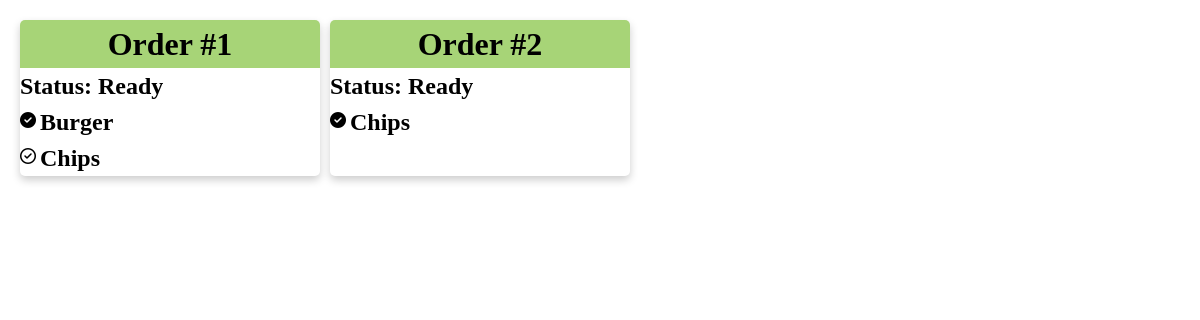
/kitchen_screen, run on an earlier commit of the app's database.
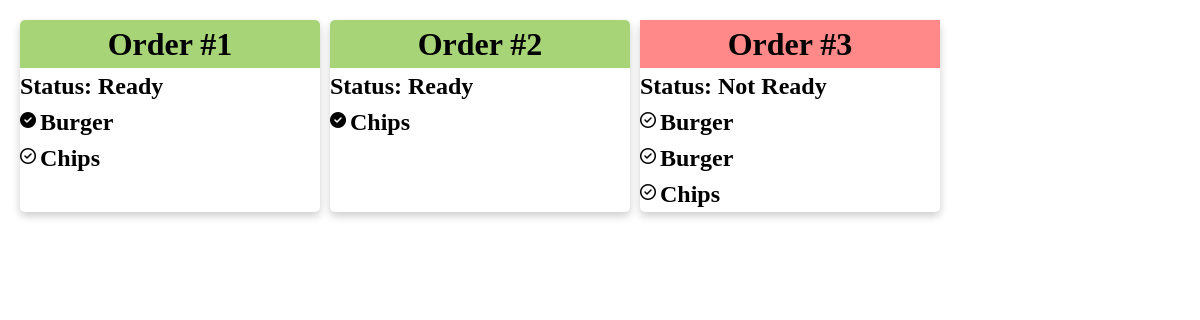
And on a later commit of the database.
### tables this page shows
CREATE TABLE SaleItem (sale_id INTEGER REFERENCES Sales (id), item_id REFERENCES Items (id), status INTEGER);

CREATE TABLE Items (id INTEGER PRIMARY KEY, name TEXT, price REAL);

CREATE TABLE Sales (id INTEGER PRIMARY KEY, number INTEGER, status INTEGER);

### app.py (the view)
@app.route("/kitchen_screen")
def kitchen_screen():
    sqlquery = """SELECT
        Sales.number AS sale_number,
        Sales.status AS sale_status,
        Items.name AS item_name,
        SaleItem.status AS item_status
    FROM Sales
    JOIN SaleItem ON Sales.id = SaleItem.sale_id
    JOIN Items ON SaleItem.item_id = Items.id
    ORDER BY Sales.number, Items.name;"""
    results = query_db(sqlquery)
    grouped_sales = {}
    for row in results:
        sale_num = row["sale_number"]
        if sale_num not in grouped_sales:
            grouped_sales[sale_num] = {
                "status" : row["sale_status"],
                "items" : []
            }
        grouped_sales[sale_num]["items"].append({
            "name": row["item_name"],
            "status": row["item_status"]
        })
    return render_template("kitchen_screen.html", sales=grouped_sales)

### app.py (called while the page is built)
def get_db():
    db = getattr(g, '_database', None)
    if db is None:
        db = g._database = sqlite3.connect(DATABASE)
        db.row_factory = sqlite3.Row
    return db

@app.teardown_appcontext
def close_connection(exception):
    db = getattr(g, '_database', None)
    if db is not None:
        db.close()

def query_db(query, args=(), one=False, commit=False):
    cur = get_db().execute(query, args)
    if commit:
        get_db().commit()
        lastrowid = cur.lastrowid
        cur.close()
        return lastrowid
    else:
        rv = cur.fetchall()
        cur.close()
        return (rv[0] if rv else None) if one else rv

### templates/kitchen_screen.html (shortened to what this page needs)
<!DOCTYPE html>
<html lang="en">
<head>
    <link rel="stylesheet" href="{{ url_for('static', filename='kitchenstyle.css') }}">
</head>
<body>
    <div class="page-wrapper">
        <div class="container">
            {% for sale_num, details in sales.items() %}
                <div class="card">
                    {% if details.status is none %}
                        <div class="card-header">
                            <h1>Order #{{ sale_num }}</h1>
                        </div>
                        <h2>Status: Not Ready</h2>
                    {% else %}
                        <div class="ready-card-header">
                            <h1>Order #{{ sale_num }}</h1>
                        </div>
                        <h2>Status: Ready</h2>
                    {% endif %}
                    {% for item in details['items'] %}
                        {% if item['status'] is none %}
                            <i class="fa-regular fa-circle-check"></i>
                            <h2 style="display: inline-block; vertical-align: middle;">{{ item['name'] }}</h2>
                            <br>
                        {% else %}
                            <i class="fa-solid fa-circle-check"></i>
                            <h2 style="display: inline-block; vertical-align: middle;">{{ item['name'] }}</h2>
                            <br>
                        {% endif %}
                    {% endfor %}
                </div>
            {% endfor %}
        </div>
    </div>
</body>

### static/kitchenstyle.css (style rules this page uses)
*, *::before, *::after { box-sizing: border-box; }
*:not(dialog) { margin: 0; }
@media (prefers-reduced-motion: no-preference) { html { interpolate-size: allow-keywords; } }
body { line-height: 1.5; -webkit-font-smoothing: antialiased; }
p, h1, h2, h3, h4, h5, h6 { overflow-wrap: break-word; }
h1, h2, h3, h4, h5, h6 { text-wrap: balance; }
.page-wrapper { margin: 20px; }
h1 { text-align: center; }
.container { display: grid; grid-auto-flow: column; grid-auto-columns: 300px; overflow-wrap: auto; gap: 10px; max-width: 100% }
.card { box-shadow: 0 4px 8px 0 rgba(0,0,0,0.2); border-radius: 5px; }
.card-header { background-color: #FF8989; }
.ready-card-header { background-color: #A7D477; border-radius: 5px 5px 0px 0px; }

What changed in the data, as far as the page shows it:
added Sales: name "Burger", name "Chips"
Also different on the page:
new list line: "Order # 3 Status: Not Ready"
